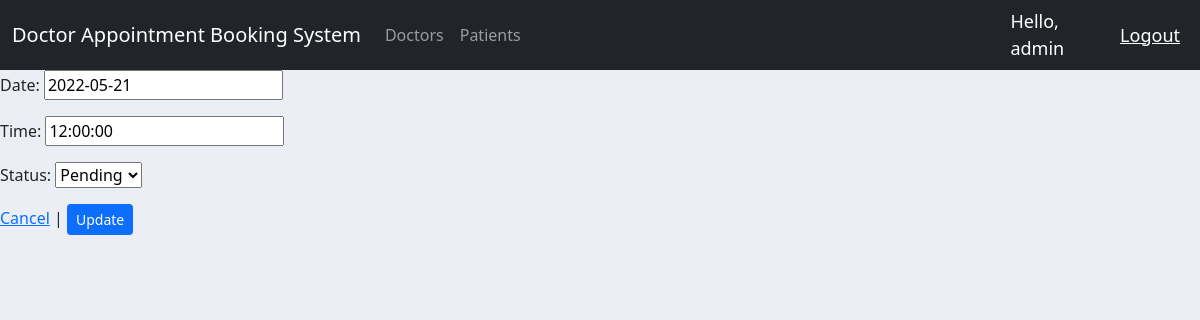
Page /appointmentUpdate/2/ (signed in) on the committed database.
### core/models.py (models this page shows, shortened)
class Appointment(models.Model):
    STATUS = (
        ('Pending', 'Pending'),
        ('Checked', 'Checked'),
    )
    doctor = models.ForeignKey(Doctor, null=True, on_delete=models.SET_NULL)
    patient = models.ForeignKey(Patient, null=True, on_delete=models.SET_NULL)
    reason = models.TextField(null=True, blank=True)
    date = models.DateField(null=True)
    time = models.TimeField(null=True)
    status = models.CharField(max_length=200, choices=STATUS, null=True)

### core/decorators.py (the view)
        def wrapper_func(request, *args, **kwargs):
            group = None
            if request.user.groups.exists():
                group = request.user.groups.all()[0].name
            if group not in allowed_roles:
                return HttpResponse('<h1>You are not authorized to view this page</h1>')
            else:
                return view_func(request, *args, **kwargs)

### core/forms.py
class AppointmentForm(ModelForm):
    class Meta:
        model = Appointment
        fields = ['date', 'time', 'status']

### core/views.py (called while the page is built)
@login_required(login_url='login')
@allowed_users(allowed_roles=['admin'])
def appointmentUpdateFormView(request, pk):
    selected_appointment = Appointment.objects.get(id=pk)
    form = AppointmentForm(instance=selected_appointment)
    if request.method == 'POST':
        form = AppointmentForm(request.POST, instance=selected_appointment)
        form.save()
        return redirect('admin')
    context = {
        'form': form,
    }
    return render(request, 'core/appointmentUpdateForm.html', context)

### core/templates/core/appointmentUpdateForm.html (shortened to what this page needs)
{% extends 'core/main.html' %}
{% block content %}
<form method="POST" action="">
    {{ form.as_p }}
    <a href="">Cancel</a> | <input type="submit" value="Update" class="btn btn-sm btn-block btn-primary">
</form>
{% endblock content %}

### core/templates/core/navbar.html (shortened to what this page needs)
<nav class="navbar navbar-expand-lg navbar-dark bg-dark">
    <div class="container-fluid">
      <a class="navbar-brand" href="{% url 'admin' %}">Doctor Appointment Booking System</a>
      <div class="collapse navbar-collapse" id="navbarNav">
        <ul class="navbar-nav">
            {% if request.user.is_staff %}
                <li class="nav-item">
                    <a class="nav-link" href="{% url 'doctorsList' %}">Doctors</a>
                </li>
                <li class="nav-item">
                    <a class="nav-link" href="{% url 'patientsList' %}">Patients</a>
                </li>
            {% endif %}
        </ul>
      </div>
    </div>
    <span class="hello-msg">Hello, {{request.user}}</span>
    <span><a href="{% url 'logout' %}" class="hello-msg">Logout</a></span>
  </nav>

### core/templates/core/main.html (style rules this page uses)
body { background-color: #ebeff5; }

### core/templates/core/navbar.html (style rules this page uses)
.hello-msg { font-size: 18px; color: #fff; margin-right: 20px; }

### rows in the picture
Appointment: date "2022-05-21", time "12:00:00", status "Pending"

### other values in the picture
{{ request.user }} "admin"
